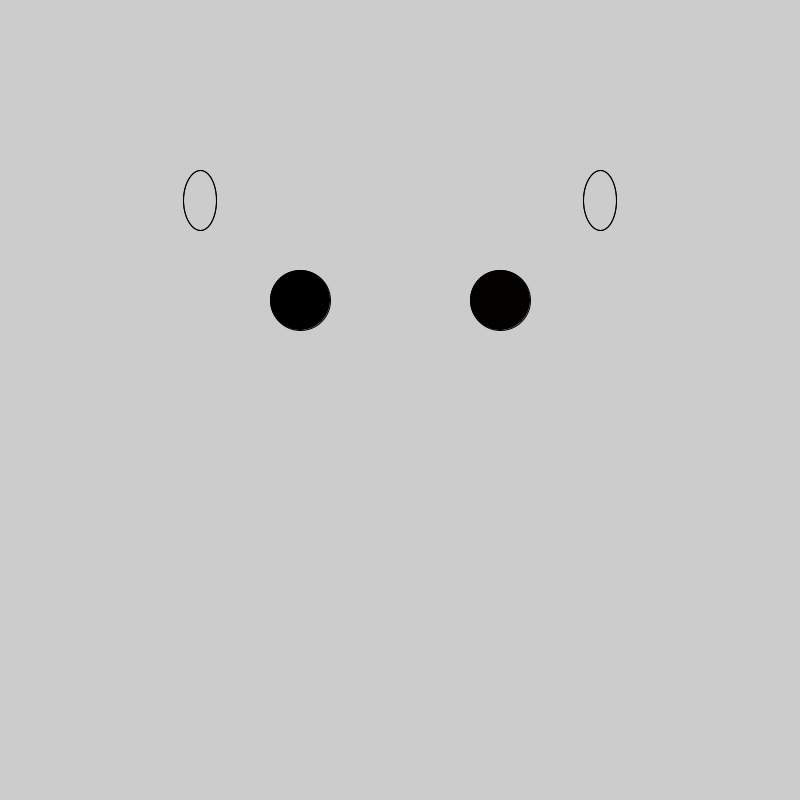
Frame 1 (no input)
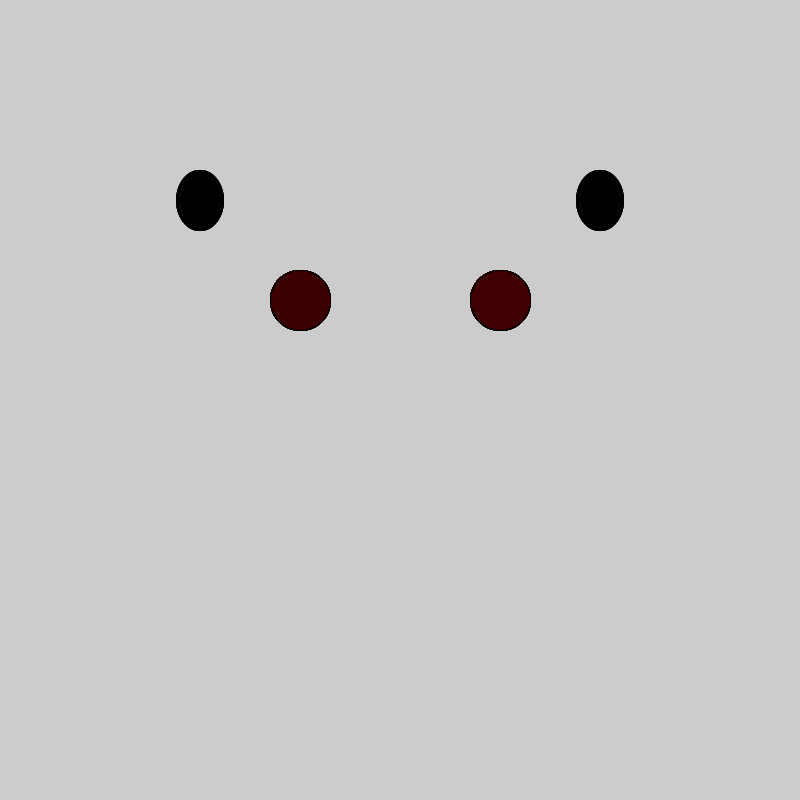
Frame 60 (the mouse pressed at the canvas centre just before this capture)
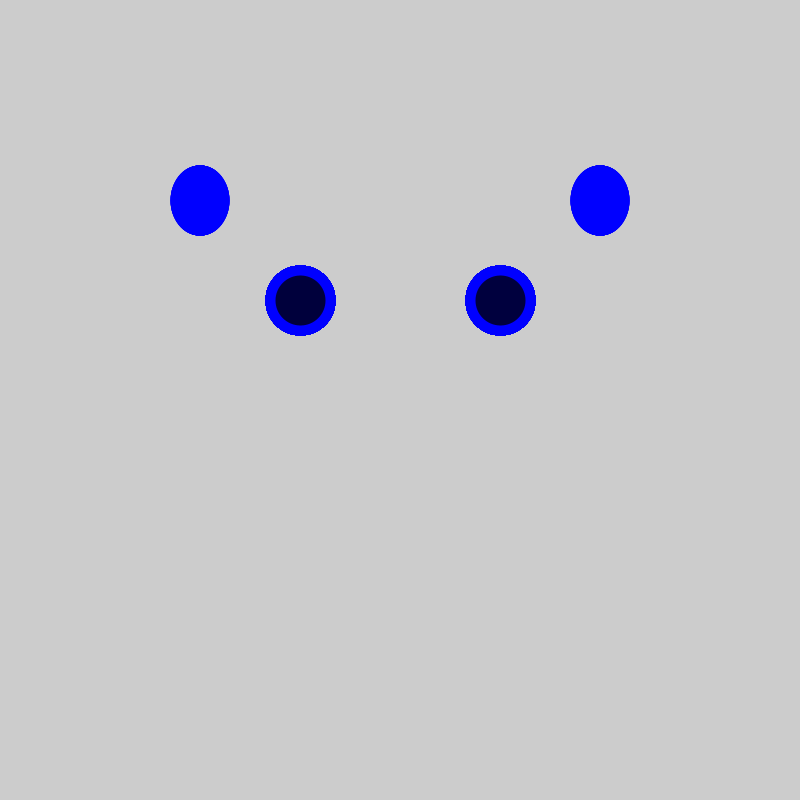
Frame 120 (the mouse held since frame 60 and released just before this capture)

The Processing sketch that drew these frames (run headless with seeded random() and noise(); from frame 60 on, the mouse is pressed at the canvas centre):

// Processing sketch: SS2_Max_2_1
// ── SS2_Max_2_1.pde
//Max v2.0 by Seku Burris
// Move the mouse in various directions to see Max's Eye color change.





float q = 1.1;
int r = 1;
float s;


void setup(){
size(800, 800); 
String System = "System off";
println(System);


}



void mousePressed() {

background(0,0,0);



fill(200); strokeWeight(10); stroke(0,0,255); circle(300,300, 60);
fill(200); strokeWeight(10); stroke(0,0,255); circle(500,300, 60);
line(525,250,475,250);
line(275,250,325,250);

line(350,450,450,450);

line(395,375,405,375);





String on = "Hello, I am Max.";
String instructions = "You can change the color of my eyes by moving the mouse from left to right";
String off = "press any key to shut me down.";

println(on);
println(instructions);
println(off); }

void keyPressed(){

background(235,235,235);
 String Bye = "Good bye";
 println(Bye);
 

}



void draw(){

if (mouseX >= width/2){
fill(0,0, q);   circle(300,300, 60);
q++;
}

else if  (mouseX <= width/2)
{ fill(r,0,0); circle(300,300, 60); 
r++;
}



 
//ellipse(mouseX, mouseY, 5, 5);
//if(mouseX >= width/2){  
 //fill(0, 255, 0);
//}
 //else { fill(0, 0, 255);
 //}}

if (mouseX >= width/2){
fill(0,0, q + 1);   circle(500,300, 60);

}

else if  (mouseX <= width/2)
{ fill(r + 1,0,0); circle(500,300, 60); }
 
 s = random(50);

fill(255, 0); ellipse (200, 200, s, 60);

 fill(255, 0); ellipse (200, 200, s, 60);

fill(255, 0); ellipse (600, 200, s, 60);

 fill(255, 0); ellipse (600, 200, s, 60);
}
